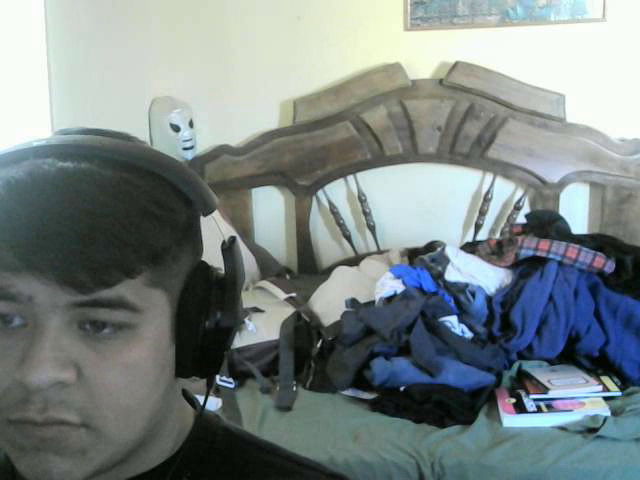
#> input picture frame 23 of Video.mp4, 640 x 480 px, given in place of the camera
$ python '1-Nuevo registro.py'
#> lines starting #> are read from the running program, lines starting #| are printed output that depends on the picture; after the words box and inside, x2 and y2 are one past the last pixel; in counts of white or black regions, pixels touching at a corner belong together; pictures that were not available may be replaced by others from this repository, and a replacement may not be noted
import cv2


print("Escribe tu primer nombre")
name1 =  input()
#> the answer given: datos/Diana Lara/rotro_1.jpg
captura = cv2.VideoCapture(0)
ancho = 640
alto = 480
codigo = cv2.VideoWriter_fourcc(*'DIVX')
salida = cv2.VideoWriter(name1.lower() + '.mp4', codigo, 20, (ancho, alto))

print("A continuacion haremos algunas tomas de tu cara, cuando consideres que han pasado aproximadanente 10 segundos presiona la tecla Q en tu teclado" "Presiona enter para abrir la camara")

nonsense1 = input()


while True:
    ret, video = captura.read()
#> video is the input picture: shape (480, 640, 3); mean B, G, R 132.7, 133, 122.5
    video = cv2.flip(video, 1)
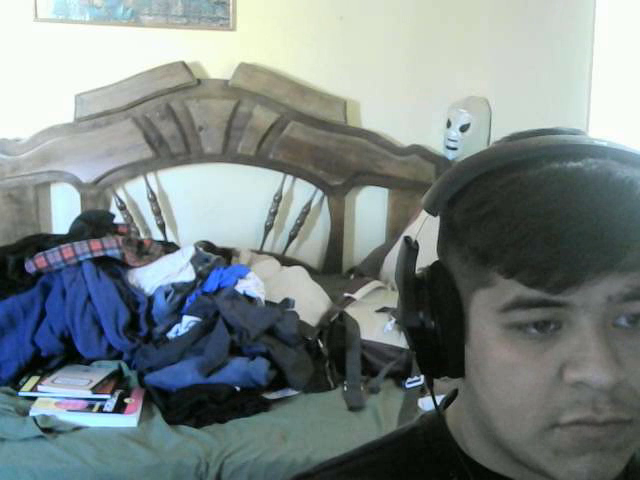
#> video: shape (480, 640, 3); mean B, G, R 132.7, 133, 122.5
    salida.write(video)
    cv2.imshow('Frame', video)
    if cv2.waitKey(1) & 0xFF == ord('q'):
#> (key q is pressed here)
        break

captura.release()
salida.release()
cv2.destroyAllWindows()


#############################################################################
#############################################################################
#############################################################################

import cv2
import os
import imutils


#print("Escribe tu primer nombre")
#name1 = input()

print("Escribe tu primer nombre y primer apellido")
name2 = input()
#> the answer given: datos/Diana Lara/rotro_10.jpg

personName = name2
dataPath = 'D:\Israel\Hackaton\Reconocimiento-facial\datos' #Cambia a la ruta donde hayas almacenado Data
personPath = dataPath + '/' + personName

if not os.path.exists(personPath):
	print('Carpeta creada: ',personPath)
	os.makedirs(personPath)

#cap = cv2.VideoCapture(0,cv2.CAP_DSHOW)
cap = cv2.VideoCapture(name1.lower() + '.mp4')

faceClassif = cv2.CascadeClassifier(cv2.data.haarcascades+'haarcascade_frontalface_default.xml')
count = 0

while True:

	ret, frame = cap.read()
	if ret == False: break
	frame =  imutils.resize(frame, width=640)
	gray = cv2.cvtColor(frame, cv2.COLOR_BGR2GRAY)
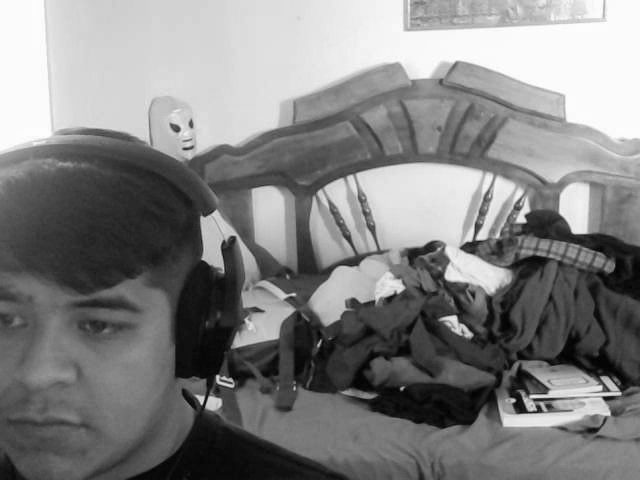
#> gray: shape (480, 640); min 0, max 255, mean 129.9
	auxFrame = frame.copy()

	faces = faceClassif.detectMultiScale(gray,1.3,5)
#> faces = [[156, 106, 55, 55]]

	for (x,y,w,h) in faces:
		cv2.rectangle(frame, (x,y),(x+w,y+h),(0,255,0),2)
		rostro = auxFrame[y:y+h,x:x+w]
		rostro = cv2.resize(rostro,(150,150),interpolation=cv2.INTER_CUBIC)
		cv2.imwrite(personPath + '/rostro_{}.jpg'.format(count),rostro)
		count = count + 1
#> this loop made 1 pass
#> (x, y, w, h, count) on pass 1: (156, 106, 55, 55, 1)
#> pass 1, `rostro = auxFrame[y:y+h,x:x+w]`:
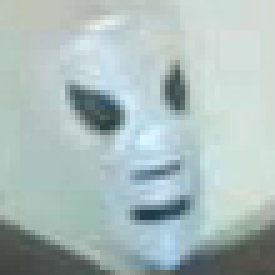
#> rostro: shape (55, 55, 3) (shown 5 times larger); mean B, G, R 187.6, 188.8, 171.5
#> pass 1, `rostro = cv2.resize(rostro,(150,150),interpolation=cv2.INTER_CUBIC)`:
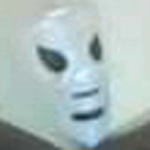
#> rostro: shape (150, 150, 3); mean B, G, R 187.6, 188.8, 171.5
#> after the loop:
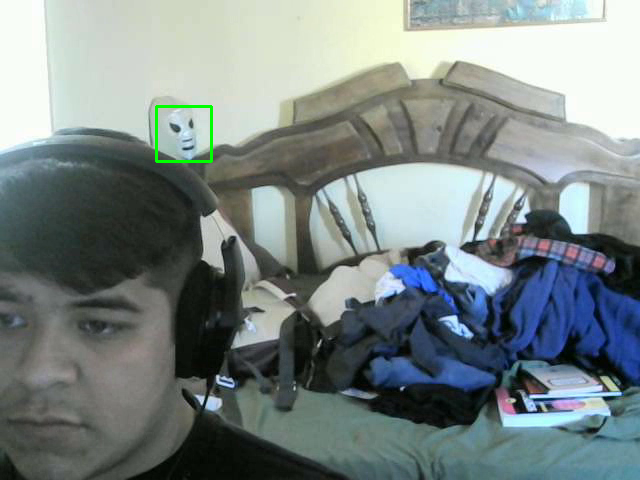
#> frame: shape (480, 640, 3); 0.21% of pixels changed, all inside (x1, y1, x2, y2) = (155, 105, 213, 163)
#> after the loop, count = 1
	cv2.imshow('frame',frame)

	k =  cv2.waitKey(1)
#> (key q is pressed here)
	if k == 27 or count >= 300:
		break

cap.release()
cv2.destroyAllWindows()


#############################################################################
#############################################################################
#############################################################################

import cv2
import os
import numpy as np

dataPath = 'D:\Israel\Hackaton\Reconocimiento-facial\datos' #Cambia a la ruta donde hayas almacenado Data
peopleList = os.listdir(dataPath)
print('Lista de personas: ', peopleList)

labels = []
facesData = []
label = 0

for nameDir in peopleList:
	personPath = dataPath + '/' + nameDir
	print('Leyendo las imágenes')

	for fileName in os.listdir(personPath):
		print('Rostros: ', nameDir + '/' + fileName)
		labels.append(label)
		facesData.append(cv2.imread(personPath+'/'+fileName,0))
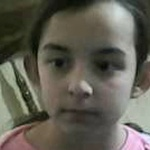
#> input picture datos/Diana Lara/rotro_1.jpg, 150 x 150 px, found by its file name

	label = label + 1
#> label = 1

face_recognizer = cv2.face.LBPHFaceRecognizer_create()

# Entrenando el reconocedor de rostros
print("Entrenando...")
face_recognizer.train(facesData, np.array(labels))

# Almacenando el modelo obtenido
face_recognizer.write('modeloLBPHFace.xml')
print("Modelo almacenado...")

$ run again, starting later in the video
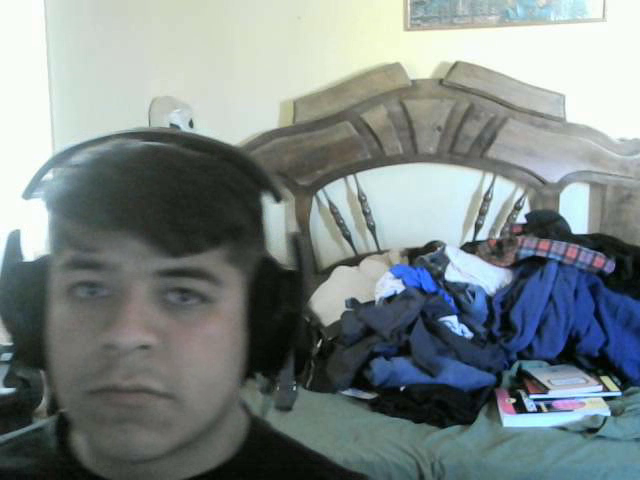
#> input picture frame 103 of Video.mp4, 640 x 480 px, given in place of the camera
#> video is the input picture: shape (480, 640, 3); mean B, G, R 134.2, 134.4, 124.3
#> faces = [[14, 201, 248, 248]]
#> the loop `for (x,y,w,h) in faces:` made 1 pass
#> (x, y, w, h, count) on pass 1: (14, 201, 248, 248, 1)
#> after the loop `for (x,y,w,h) in faces:`:
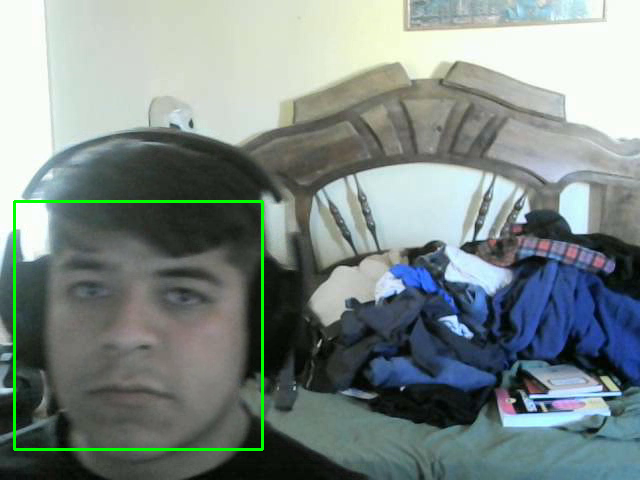
#> frame: shape (480, 640, 3); 0.97% of pixels changed, all inside (x1, y1, x2, y2) = (13, 200, 264, 451)
#> after the loop `for (x,y,w,h) in faces:`: count = 1
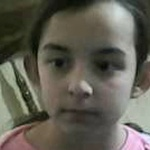
#> input picture datos/Diana Lara/rotro_1.jpg, 150 x 150 px, found by its file name

$ run again, starting later in the video
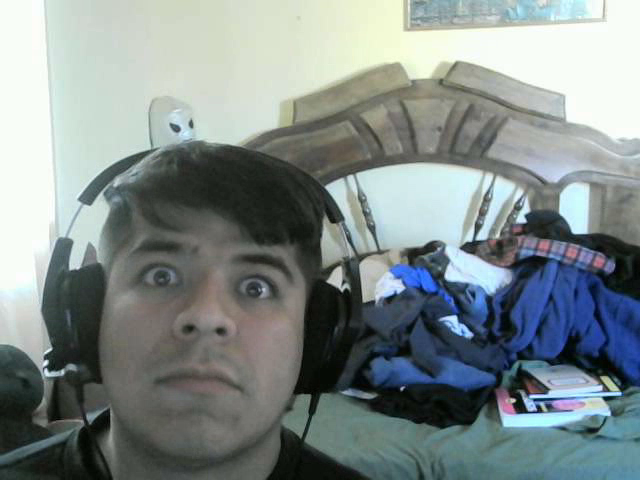
#> input picture frame 184 of Video.mp4, 640 x 480 px, given in place of the camera
#> video is the input picture: shape (480, 640, 3); mean B, G, R 138.5, 139, 128.6
#> faces = [[80, 184, 255, 255]]
#> the loop `for (x,y,w,h) in faces:` made 1 pass
#> (x, y, w, h, count) on pass 1: (80, 184, 255, 255, 1)
#> after the loop `for (x,y,w,h) in faces:`:
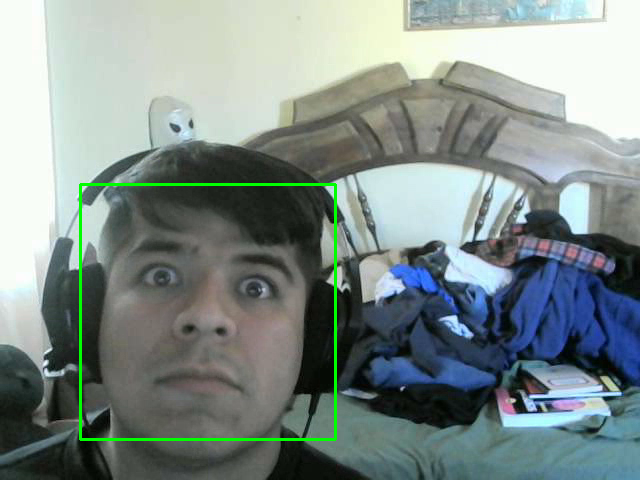
#> frame: shape (480, 640, 3); 0.99% of pixels changed, all inside (x1, y1, x2, y2) = (79, 183, 337, 441)
#> after the loop `for (x,y,w,h) in faces:`: count = 1
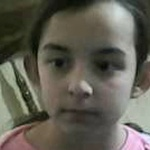
#> input picture datos/Diana Lara/rotro_1.jpg, 150 x 150 px, found by its file name
